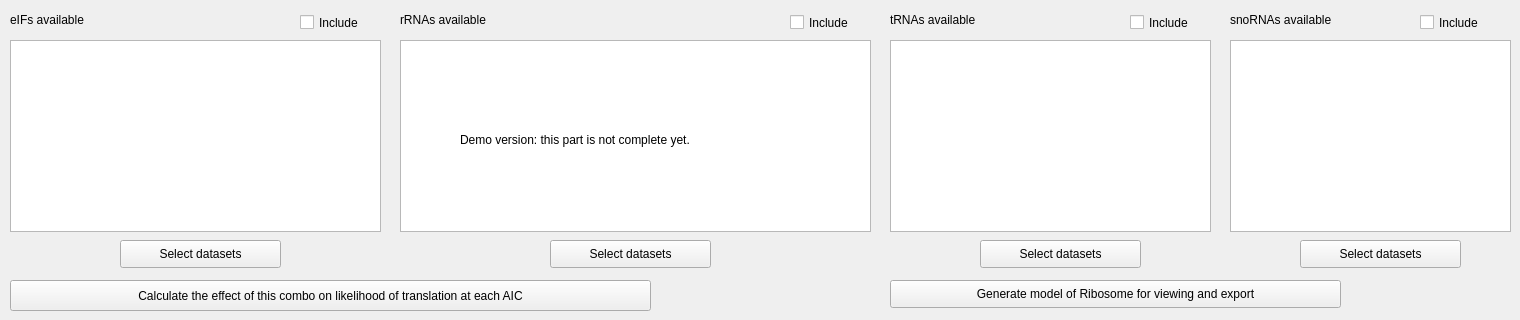
      <widget class="QWidget" name="RibosomalAssembly">
       <attribute name="title">
        <string>Ribosomal Assembly</string>
       </attribute>
       <widget class="QTableWidget" name="tableWidget_6">
        <property name="geometry">
         <rect>
          <x>1230</x>
          <y>40</y>
          <width>281</width>
          <height>192</height>
         </rect>
        </property>
       </widget>
       <widget class="QLabel" name="label_17">
        <property name="geometry">
         <rect>
          <x>1230</x>
          <y>10</y>
          <width>131</width>
          <height>20</height>
         </rect>
        </property>
        <property name="text">
         <string>snoRNAs available</string>
        </property>
       </widget>
       <widget class="QTableWidget" name="tableWidget_7">
        <property name="geometry">
         <rect>
          <x>400</x>
          <y>40</y>
          <width>471</width>
          <height>192</height>
         </rect>
        </property>
       </widget>
       <widget class="QTableWidget" name="tableWidget_8">
        <property name="geometry">
         <rect>
          <x>890</x>
          <y>40</y>
          <width>321</width>
          <height>192</height>
         </rect>
        </property>
       </widget>
       <widget class="QLabel" name="label_18">
        <property name="geometry">
         <rect>
          <x>890</x>
          <y>10</y>
          <width>181</width>
          <height>20</height>
         </rect>
        </property>
        <property name="text">
         <string>tRNAs available</string>
        </property>
       </widget>
       <widget class="QLabel" name="label_19">
        <property name="geometry">
         <rect>
          <x>400</x>
          <y>10</y>
          <width>171</width>
          <height>20</height>
         </rect>
        </property>
        <property name="text">
         <string>rRNAs available</string>
        </property>
       </widget>
       <widget class="QTableWidget" name="tableWidget_9">
        <property name="geometry">
         <rect>
          <x>10</x>
          <y>40</y>
          <width>371</width>
          <height>192</height>
         </rect>
        </property>
       </widget>
       <widget class="QLabel" name="label_20">
        <property name="geometry">
         <rect>
          <x>10</x>
          <y>10</y>
          <width>141</width>
          <height>20</height>
         </rect>
        </property>
        <property name="text">
         <string>eIFs available</string>
        </property>
       </widget>
       <widget class="QPushButton" name="pushButton_17">
        <property name="geometry">
         <rect>
          <x>10</x>
          <y>280</y>
          <width>641</width>
          <height>31</height>
         </rect>
        </property>
        <property name="text">
         <string>Calculate the effect of this combo on likelihood of translation at each AIC</string>
        </property>
       </widget>
       <widget class="QCheckBox" name="checkBox_8">
        <property name="geometry">
         <rect>
          <x>1420</x>
          <y>10</y>
          <width>81</width>
          <height>25</height>
         </rect>
        </property>
        <property name="text">
         <string>Include</string>
        </property>
       </widget>
       <widget class="QCheckBox" name="checkBox_9">
        <property name="geometry">
         <rect>
          <x>1130</x>
          <y>10</y>
          <width>81</width>
          <height>25</height>
         </rect>
        </property>
        <property name="text">
         <string>Include</string>
        </property>
       </widget>
       <widget class="QCheckBox" name="checkBox_10">
        <property name="geometry">
         <rect>
          <x>790</x>
          <y>10</y>
          <width>81</width>
          <height>25</height>
         </rect>
        </property>
        <property name="text">
         <string>Include</string>
        </property>
       </widget>
       <widget class="QCheckBox" name="checkBox_11">
        <property name="geometry">
         <rect>
          <x>300</x>
          <y>10</y>
          <width>81</width>
          <height>25</height>
         </rect>
        </property>
        <property name="text">
         <string>Include</string>
        </property>
       </widget>
       <widget class="QPushButton" name="pushButton_18">
        <property name="geometry">
         <rect>
          <x>890</x>
          <y>280</y>
          <width>451</width>
          <height>28</height>
         </rect>
        </property>
        <property name="text">
         <string>Generate model of Ribosome for viewing and export</string>
        </property>
       </widget>
       <widget class="QPushButton" name="pushButton_19">
        <property name="geometry">
         <rect>
          <x>120</x>
          <y>240</y>
          <width>161</width>
          <height>28</height>
         </rect>
        </property>
        <property name="text">
         <string>Select datasets</string>
        </property>
       </widget>
       <widget class="QPushButton" name="pushButton_20">
        <property name="geometry">
         <rect>
          <x>550</x>
          <y>240</y>
          <width>161</width>
          <height>28</height>
         </rect>
        </property>
        <property name="text">
         <string>Select datasets</string>
        </property>
       </widget>
       <widget class="QPushButton" name="pushButton_21">
        <property name="geometry">
         <rect>
          <x>980</x>
          <y>240</y>
          <width>161</width>
          <height>28</height>
         </rect>
        </property>
        <property name="text">
         <string>Select datasets</string>
        </property>
       </widget>
       <widget class="QPushButton" name="pushButton_22">
        <property name="geometry">
         <rect>
          <x>1300</x>
          <y>240</y>
          <width>161</width>
          <height>28</height>
         </rect>
        </property>
        <property name="text">
         <string>Select datasets</string>
        </property>
       </widget>
       <widget class="QLabel" name="label_27">
        <property name="geometry">
         <rect>
          <x>460</x>
          <y>130</y>
          <width>351</width>
          <height>20</height>
         </rect>
        </property>
        <property name="text">
         <string>Demo version: this part is not complete yet.</string>
        </property>
       </widget>
      </widget>
